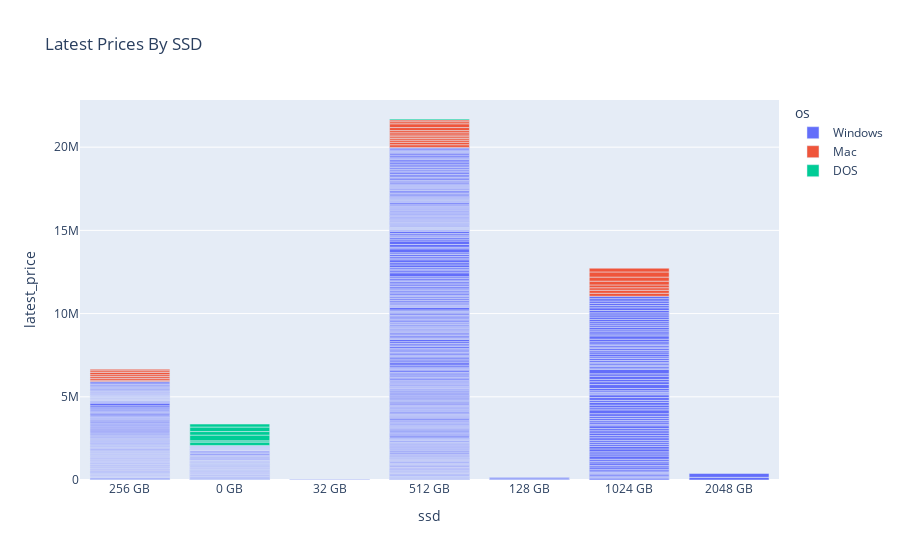

Write notebook code for a chart like this one.
### Code cell
fig = px.bar(df, y='latest_price', x='ssd',color = 'os',
            title="Latest Prices By SSD")
fig.show()

### Figure 1 — Plotly figure (JSON) as saved in the notebook; plotly's stock layout.template omitted (floating-point values rounded to 4 significant figures; data arrays with more than 128 entries replaced by an {"elided": "..."} marker saying what was removed)
{"data": [{"alignmentgroup": "True", "hovertemplate": "os=Windows<br>ssd=%{x}<br>latest_price=%{y}<extra></extra>", "legendgroup": "Windows", "marker": {"color": "#636efa", "pattern": {"shape": ""}}, "name": "Windows", "offsetgroup": "Windows", "orientation": "v", "showlegend": true, "textposition": "auto", "type": "bar", "x": {"elided": "530 str values"}, "xaxis": "x", "y": {"elided": "530 int values"}, "yaxis": "y"}, {"alignmentgroup": "True", "hovertemplate": "os=Mac<br>ssd=%{x}<br>latest_price=%{y}<extra></extra>", "legendgroup": "Mac", "marker": {"color": "#EF553B", "pattern": {"shape": ""}}, "name": "Mac", "offsetgroup": "Mac", "orientation": "v", "showlegend": true, "textposition": "auto", "type": "bar", "x": ["512 GB", "1024 GB", "1024 GB", "256 GB", "256 GB", "256 GB", "256 GB", "256 GB", "256 GB", "256 GB", "512 GB", "512 GB", "512 GB", "512 GB", "512 GB", "512 GB", "512 GB", "512 GB", "512 GB", "512 GB", "512 GB", "1024 GB", "1024 GB", "1024 GB", "1024 GB", "1024 GB", "1024 GB"], "xaxis": "x", "y": [159990, 179990, 179990, 85990, 112990, 104990, 112990, 132990, 104990, 85990, 149990, 125990, 103990, 101990, 104990, 131990, 128990, 184990, 225990, 124990, 104990, 149990, 169990, 225990, 243990, 309990, 225990], "yaxis": "y"}, {"alignmentgroup": "True", "hovertemplate": "os=DOS<br>ssd=%{x}<br>latest_price=%{y}<extra></extra>", "legendgroup": "DOS", "marker": {"color": "#00cc96", "pattern": {"shape": ""}}, "name": "DOS", "offsetgroup": "DOS", "orientation": "v", "showlegend": true, "textposition": "auto", "type": "bar", "x": ["0 GB", "0 GB", "0 GB", "0 GB", "0 GB", "0 GB", "512 GB"], "xaxis": "x", "y": [199990, 75500, 345390, 214790, 269290, 179990, 57490], "yaxis": "y"}], "layout": {"barmode": "relative", "legend": {"title": {"text": "os"}, "tracegroupgap": 0}, "title": {"text": "Latest Prices By SSD"}, "xaxis": {"anchor": "y", "domain": [0, 1], "title": {"text": "ssd"}}, "yaxis": {"anchor": "x", "domain": [0, 1], "title": {"text": "latest_price"}}}}
